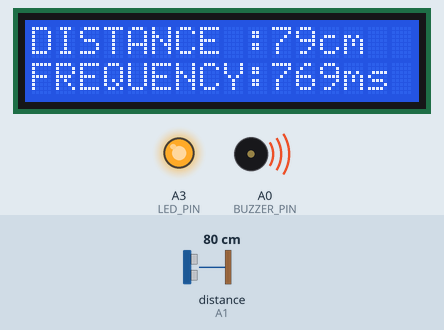
Simulated run of this sketch. Board: Arduino Uno, built with avr-gcc and run on an emulated ATmega328P. Shown: 16×2 character LCD, output pins drawn as LEDs (lit = HIGH), buzzer (waves = sounding). Wiring (inferred from the names in the program): ultrasonic range finder: trigger A2; echo A1. Inputs (shaded band) come from the test bench; at power-on: distance to the obstacle (sensor on A1) 80 cm. The echo pulse lasts 58.3 µs per cm; pins used as bus, display or sensor lines are not drawn.

Above: at 1.2 s.
1.3 s: distance to the obstacle (sensor on A1) set to 2 cm
At 2.6 s:
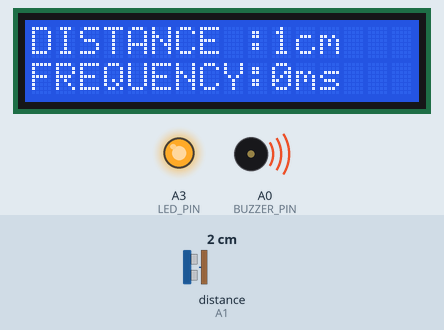
3.1 s: distance to the obstacle (sensor on A1) set to 9 cm
At 4.42 s:
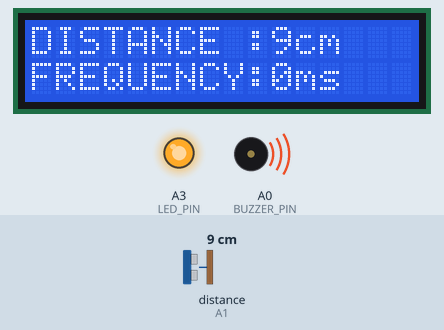
5.0 s: distance to the obstacle (sensor on A1) set to 18 cm
At 7.44 s:
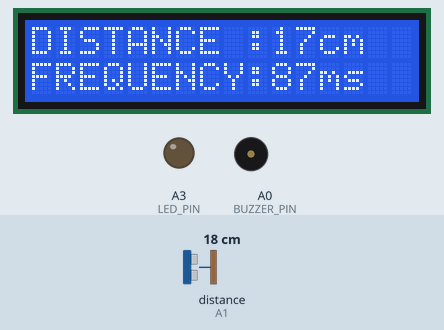
Timing chart, 0 to 12.8 s (numbered marks = the images above; inputs shaded):
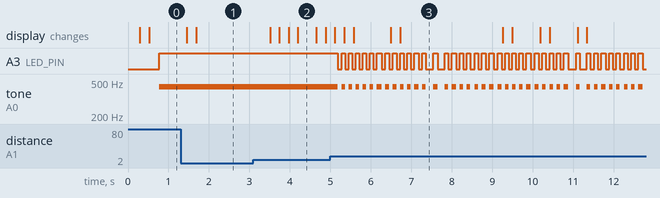

Measured:
- after the input at 1.3 s, A3 (LED_PIN): stays HIGH (without the input it goes to LOW after 0.24 s); tone on A0 (BUZZER_PIN): stays 440 Hz (without the input it goes to silent after 0.24 s); the display: first differs from a run without the input after 0.38 s (image 1)
- after the input at 3.1 s, the display: first changes after 0.41 s (image 2 shows a later state)
- after the input at 5.0 s, A3 (LED_PIN): HIGH → LOW after 0.18 s, then moves between LOW and HIGH, repeating every 3.3 s; tone on A0 (BUZZER_PIN): plays 440 Hz for 0.09 s, 440 Hz for 0.09 s, 440 Hz for 0.09 s, 440 Hz for 0.09 s, 440 Hz for 0.09 s, 440 Hz for 0.11 s … (39 notes in this stretch), starting after 0.18 s

The sketch:

Car_park_sensor_lab_7.ino
```cpp
#include <Wire.h>
#include <LiquidCrystal_I2C.h>

// C++ code
//

LiquidCrystal_I2C LCD(34, 16, 2);

int BUZZER_LED_FREQ_MAX = 1000;
int BUZZER_LED_FREQ_MIN = 10;

int DIST_MAX = 100;
int DIST_MIN = 10;

int CURRENT_DIST = 0;
int CURRENT_FREQ = 0;
int TEMP_CURRENT_FREQ =0;
int UPDATE_FREQ_BUZZER = 200;
int UPDATE_FREQ_LCD = 200;

int LCD_SDA_PIN = A4;
int LCD_SCL_PIN = A5;

int TRIGGER_PIN = A2;
int BUZZER_PIN = A0;
int ECHO_PIN = A1;
int LED_PIN = A3;

unsigned long dynamic_delay_for_led_buzzer = 0;
unsigned long dynamic_delay_for_lcd = 0;


unsigned long buzzerStartTime = 0;
bool buzzerOn = false;
bool first_control = false;


void setup()
{
  pinMode(LED_PIN, OUTPUT);
  pinMode(BUZZER_PIN, OUTPUT);
  pinMode(TRIGGER_PIN, OUTPUT);
  pinMode(ECHO_PIN, INPUT);

  LCD.init();
  LCD.backlight();
  Serial.begin(9600);
  dynamic_delay_for_led_buzzer = millis();
  dynamic_delay_for_lcd = millis();
}

void loop()
{
  if(millis() - dynamic_delay_for_led_buzzer >= UPDATE_FREQ_BUZZER){
     current_frequency_calculator();
     dynamic_delay_for_led_buzzer = millis();
     first_control=true;
  }
  if(first_control){
     buzzer_alert();
  }
 if(millis() - dynamic_delay_for_lcd >= UPDATE_FREQ_LCD){
    lcd_display();
    dynamic_delay_for_lcd = millis();
 }
}


void current_frequency_calculator(){

    current_distance_calculator();
    CURRENT_FREQ = ((((float)CURRENT_DIST -(float) DIST_MIN)/ ((float)DIST_MAX -(float) DIST_MIN)) * ((float) BUZZER_LED_FREQ_MAX - (float)BUZZER_LED_FREQ_MIN))  +(float) BUZZER_LED_FREQ_MIN;
    if(CURRENT_FREQ<DIST_MIN){
      CURRENT_FREQ=0;
    }
}

void lcd_display(){

    LCD.setCursor(0,0);
   	LCD.print("DISTANCE :");
 	LCD.print(CURRENT_DIST);
    LCD.print("cm  ");
    LCD.setCursor(0,1);
    LCD.print("FREQUENCY:");
    LCD.print(CURRENT_FREQ);
    LCD.print("ms  ");


}

void current_distance_calculator(){

  int DURATION;

  digitalWrite(TRIGGER_PIN,LOW);
  delayMicroseconds(2);
  digitalWrite(TRIGGER_PIN,HIGH);
  delayMicroseconds(10);
  digitalWrite(TRIGGER_PIN,LOW);

  DURATION = pulseIn(ECHO_PIN,HIGH);
  CURRENT_DIST = DURATION / 58.2 ;

}


void buzzer_alert(){
  if(CURRENT_FREQ != TEMP_CURRENT_FREQ){
    TEMP_CURRENT_FREQ = CURRENT_FREQ;
  }

  if(TEMP_CURRENT_FREQ > BUZZER_LED_FREQ_MAX){
	    noTone(BUZZER_PIN);
        digitalWrite(LED_PIN,LOW);
  }else if (TEMP_CURRENT_FREQ < BUZZER_LED_FREQ_MIN){
       digitalWrite(LED_PIN,HIGH);
       tone(BUZZER_PIN,440);
       buzzerOn = true;
       buzzerStartTime = millis();
  }else{
       if (!buzzerOn && (millis() - buzzerStartTime >= TEMP_CURRENT_FREQ) ) {
           digitalWrite(LED_PIN,HIGH);
           tone(BUZZER_PIN,440);
           buzzerOn = true;
           buzzerStartTime = millis();
       }
       else if (millis() - buzzerStartTime >= TEMP_CURRENT_FREQ) {
           noTone(BUZZER_PIN);
           digitalWrite(LED_PIN,LOW);
           buzzerOn = false;
           buzzerStartTime = millis();
       }
  }
}
```
